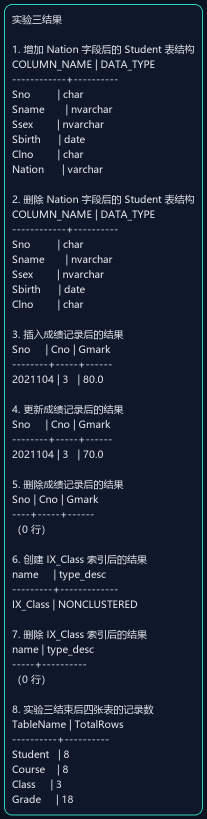
#> input picture SQL/legacy_desktop_作业/数据库课程设计/artifacts/screenshots/lab3_result.png, 413 x 1638 px (shown at 1/2 size); its folder holds 5 pictures in this run
$ python split_report_images.py
#> lines starting #> are read from the running program, lines starting #| are printed output that depends on the picture
from pathlib import Path

from PIL import Image


ROOT = Path(__file__).resolve().parents[1]
IMG_DIR = ROOT / "artifacts" / "screenshots"


def split_vertical_image(src_name: str, part_names: list[str], overlap: int = 24) -> None:
#> called with src_name = 'lab3_result.png', overlap = 24
    src_path = IMG_DIR / src_name
    image = Image.open(src_path)
#> image is the input picture: PIL image 413x1638 RGB; mean R, G, B 25.2, 34.7, 52.3
    width, height = image.size
#> width = 413; height = 1638
    part_count = len(part_names)
    base_height = height // part_count
#> base_height = 546

    for index, part_name in enumerate(part_names):
        top = index * base_height
        bottom = height if index == part_count - 1 else (index + 1) * base_height
        if index > 0:
            top = max(0, top - overlap)
        if index < part_count - 1:
            bottom = min(height, bottom + overlap)
        cropped = image.crop((0, top, width, bottom))
        cropped.save(IMG_DIR / part_name)
#> this loop made 3 passes
#> pass 1, in split_vertical_image, `cropped = image.crop((0, top, width, bottom))`:
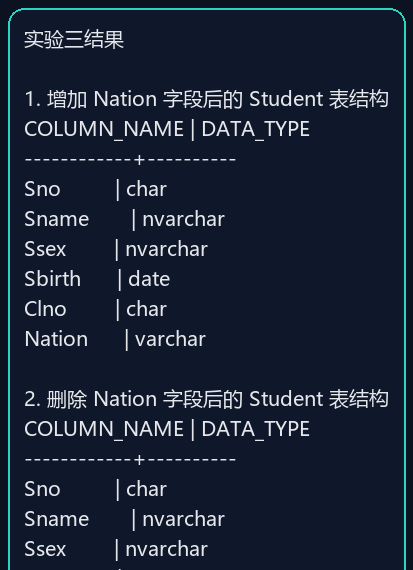
#> cropped: PIL image 413x570 RGB; mean R, G, B 26.1, 35.8, 53.3
#> pass 2, in split_vertical_image, `cropped = image.crop((0, top, width, bottom))`:
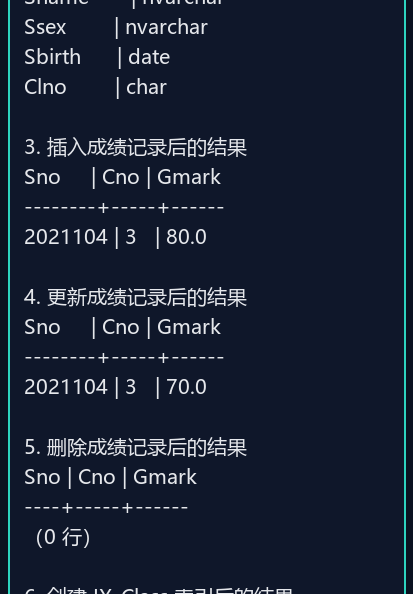
#> cropped: PIL image 413x594 RGB; mean R, G, B 24.2, 33.5, 51.3
#> pass 3, in split_vertical_image, `cropped = image.crop((0, top, width, bottom))`:
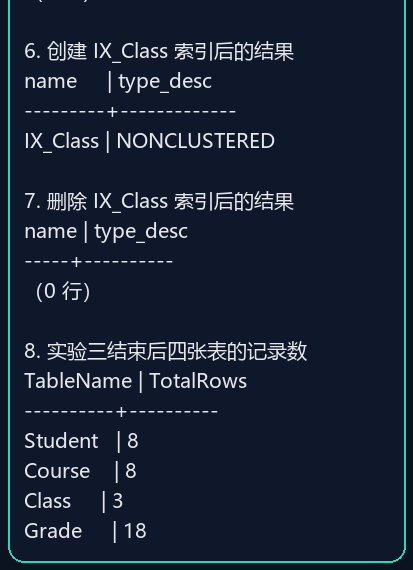
#> cropped: PIL image 413x570 RGB; mean R, G, B 24.6, 34.4, 51.9


def main() -> None:
    split_vertical_image(
        "lab3_result.png",
        ["lab3_result_part1.png", "lab3_result_part2.png", "lab3_result_part3.png"],
    )
    split_vertical_image(
        "lab4_queries_result.png",
        [
            "lab4_queries_result_part1.png",
            "lab4_queries_result_part2.png",
            "lab4_queries_result_part3.png",
        ],
    )


if __name__ == "__main__":
#> (the run stopped early here; a loop or call above may not have finished)
